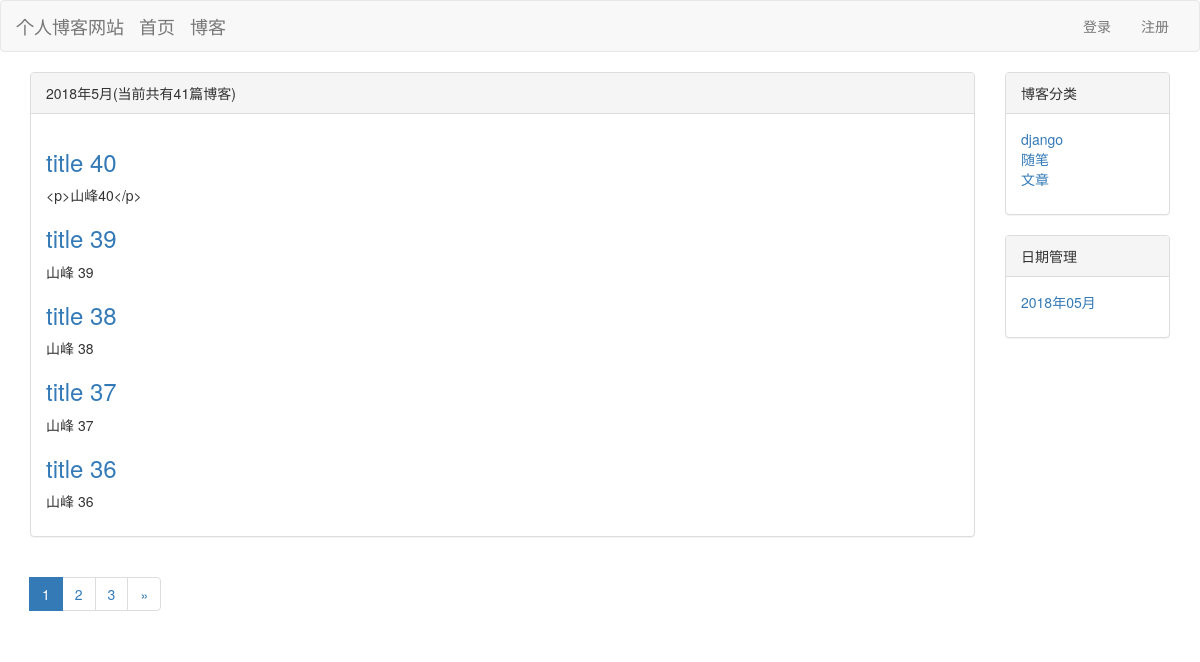
Page /blog/date/2018/5 on the committed database.
### blog/models.py (models this page shows, shortened)
class Blog(models.Model, ReadNumExtendMethod):
	title = models.CharField(max_length=60)
	blog_type = models.ForeignKey("BlogType", on_delete=models.CASCADE)
	content = RichTextUploadingField()
	author = models.ForeignKey(User, on_delete=models.CASCADE)
	read_detail = GenericRelation(ReadDetail)
	create_time = models.DateTimeField(auto_now_add=True)
	last_update_time = models.DateTimeField(auto_now=True)
	class Meta:
		ordering = ["-create_time"]

class BlogType(models.Model):
	type_name = models.CharField(max_length=20)

### blog/views.py (the view)
# urls.py: path('date/<int:year>/<int:month>', views.blogs_with_date, name="blogs_with_date"),
def blogs_with_date(request, year, month):
	context = {}
	blogs_all_list = Blog.objects.filter(create_time__year=year, create_time__month=month)
	paginator = Paginator(blogs_all_list, EACH_PAGE_NUMBER)
	page_num = request.GET.get('page', 1)
	page_of_blogs = paginator.get_page(page_num)
	current_page_num = page_of_blogs.number
	page_range = list(range(max(current_page_num -2, 1), current_page_num)) + list(range(current_page_num, min(current_page_num + 2,paginator.num_pages) + 1))
	context["page_of_blogs"] = page_of_blogs
	context["blogs_with_date"] = "%s年%s月" % (year, month)
	context["blog_types"] = BlogType.objects.all()
	context["page_range"] = page_range
	context["blogs_count"] = Blog.objects.all().count()
	context["blog_dates"] = Blog.objects.dates("create_time", "month", order="DESC")
	return render(request, "blog/blogs_with_date.html", context)

### templates/blog/blogs_with_date.html (shortened to what this page needs)
{% extends "base.html" %}
{% block content %}
	<div class="container">
		<div class="row">
			<div class="col-xs-12 col-sm-8 col-md-9 col-lg-10">
				<div class="panel panel-default">
					<div class="panel-heading">
						{% block block_list_title %}{{blogs_with_date}}(当前共有{{page_of_blogs.paginator.count}}篇博客)
						{% endblock %}
					</div>
					<div class="panel-body">
						{% for blog in page_of_blogs.object_list %}
							<a href="{% url "blog_detail" blog.pk %}">
								<h3>{{blog.title}}</h3>
							</a>
							<p>{{blog.content|truncatechars:30}}</p>
						{% empty %}
							<p>还没有博客发表</p>
						{% endfor%}
					</div>
				</div>
				<div>
					 <ul class="pagination">
					    {% for page_num in page_range %}
					    	{% if page_num == page_of_blogs.number %}
					    		<li class="active"><a href="?page={{page_num}}">{{page_num}}</a></li>
					    	{% else %}
					    		<li><a href="?page={{page_num}}">{{page_num}}</a></li>
					    	{% endif %}
					    {% endfor %}
					    <li>
					    	{% if page_of_blogs.has_next %}
						    	<a href="?page={{page_of_blogs.next_page_number}}" aria-label="Next">
						        	<span aria-hidden="true">&raquo;</span>
						      	</a>
					    	{% endif %}
					    </li>
					  </ul>
				</div>
			</div>
			<div class="hidden-xs col-sm-4 col-md-1 col-lg-2">
				<div class="panel panel-default">
					<div class="panel-heading">博客分类</div>
					<div class="panel-body">
						<ul style="list-style-type: none;">
							{% for blog_type in blog_types %}
								<li>
									<a href="{% url "blogs_with_type" blog_type.pk %}">{{blog_type.type_name}}</a>
								</li>
							{% empty %}
								<li>暂无</li>
							{% endfor %}
						</ul>
					</div>
				</div>
				<div class="panel panel-default">
					<div class="panel-heading">日期管理</div>
					<div class="panel-body">
						<ul style="list-style-type: none;">
							{% for blog_date in blog_dates %}
								<li>
									<a href="{% url 'blogs_with_date' blog_date.year  blog_date.month %}">
										{{blog_date|date:"Y年m月"}}
									</a>
								</li>
							{% empty %}
								该月份没有文章
							{% endfor %}
						</ul>
					</div>
				</div>
			</div>
		</div>
	</div>
{% endblock %}

### static/css/base.css (style rules this page uses)
* { margin: 0; padding: 0; }

### rows in the picture
Blog: title "title 40", content "<p>山峰40</p>"
Blog: title "title 39", content "山峰 39"
Blog: title "title 38", content "山峰 38"
Blog: title "title 37", content "山峰 37"
Blog: title "title 36", content "山峰 36"
BlogType: type_name "django"
BlogType: type_name "随笔"
BlogType: type_name "文章"

### other values in the picture
{{ blogs_with_date }} "2018年5月"
{{ page_of_blogs.paginator.count }} "41"
{{ page_num }} "1"
{{ page_num }} "2" "3"
{{ blog_date|date:"Y年m月" }} "2018年05月"
